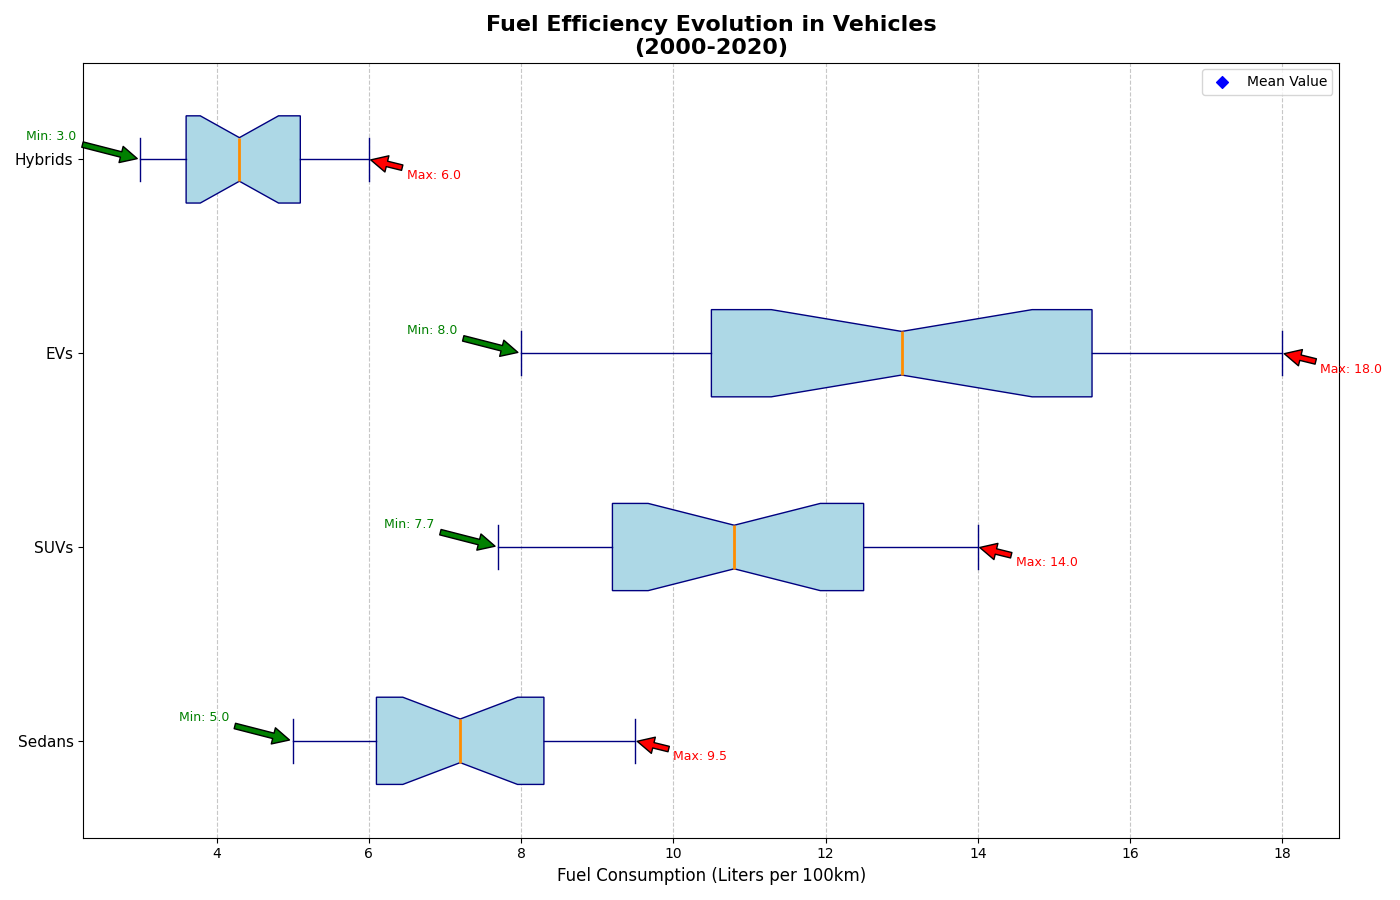

This figure's Python source:
import matplotlib.pyplot as plt
import numpy as np

years = np.arange(2000, 2021)
sedans = [9.5, 9.2, 8.9, 8.7, 8.5, 8.3, 8.0, 7.8, 7.6, 7.4, 7.2, 7.0, 6.8, 6.5, 6.3, 6.1, 5.9, 5.7, 5.5, 5.3, 5.0]
suvs = [14.0, 13.8, 13.5, 13.2, 12.8, 12.5, 12.2, 11.8, 11.5, 11.2, 10.8, 10.5, 10.2, 9.8, 9.5, 9.2, 8.9, 8.6, 8.3, 8.0, 7.7]
evs = [18.0, 17.5, 17.0, 16.5, 16.0, 15.5, 15.0, 14.5, 14.0, 13.5, 13.0, 12.5, 12.0, 11.5, 11.0, 10.5, 10.0, 9.5, 9.0, 8.5, 8.0]
hybrids = [6.0, 5.8, 5.6, 5.5, 5.3, 5.1, 5.0, 4.8, 4.7, 4.5, 4.3, 4.2, 4.0, 3.9, 3.8, 3.6, 3.5, 3.4, 3.2, 3.1, 3.0]

data = [sedans, suvs, evs, hybrids]
labels = ['Sedans', 'SUVs', 'EVs', 'Hybrids']

fig, ax = plt.subplots(figsize=(14, 9))

# Use a single color for all box plot elements
single_color = 'lightblue'
box = ax.boxplot(data, vert=False, patch_artist=True, notch=True,
                 boxprops=dict(facecolor=single_color, color='navy'),
                 whiskerprops=dict(color='navy'),
                 capprops=dict(color='navy'),
                 medianprops=dict(color='darkorange', linewidth=2),
                 flierprops=dict(markerfacecolor='red', marker='o', markersize=8, linestyle='none'))

means = [np.mean(cat) for cat in data]
ax.scatter(means, range(1, len(labels) + 1), color='blue', marker='D', label='Mean Value')

ax.set_title("Fuel Efficiency Evolution in Vehicles\n(2000-2020)", fontsize=16, fontweight='bold')
ax.set_xlabel("Fuel Consumption (Liters per 100km)", fontsize=12)
ax.set_yticks(ticks=[1, 2, 3, 4])
ax.set_yticklabels(labels, fontsize=11)
ax.grid(axis='x', linestyle='--', alpha=0.7)
ax.legend(loc='upper right')

for i, cat in enumerate(data, start=1):
    min_val, max_val = min(cat), max(cat)
    ax.annotate(f'Min: {min_val}', xy=(min_val, i), xytext=(min_val-1.5, i+0.1),
                arrowprops=dict(facecolor='green', shrink=0.05), fontsize=9, color='green')
    ax.annotate(f'Max: {max_val}', xy=(max_val, i), xytext=(max_val+0.5, i-0.1),
                arrowprops=dict(facecolor='red', shrink=0.05), fontsize=9, color='red')

plt.tight_layout()
plt.show()
